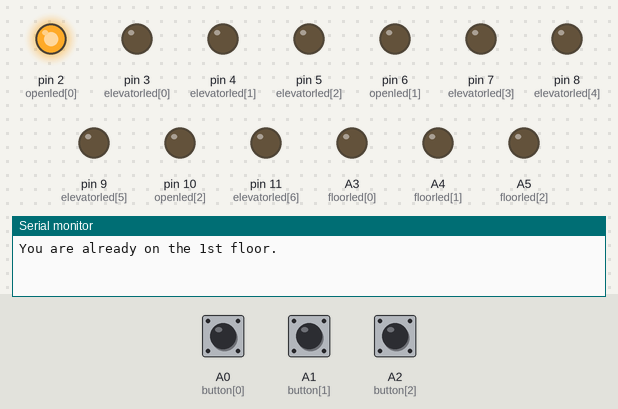
The sketch below on a simulated Arduino Uno, built with avr-gcc and run on an emulated ATmega328P. Parts: output pins drawn as LEDs (lit = HIGH), the last lines printed to the serial monitor. The inputs (shaded band) are chosen by the test bench; at power-on: A1 (button[1]) LOW, A0 (button[0]) LOW, A2 (button[2]) LOW.

Above: at 1.2 s.
1.3 s: A1 (button[1]) pulled HIGH for 0.15 s
At 2.1 s:
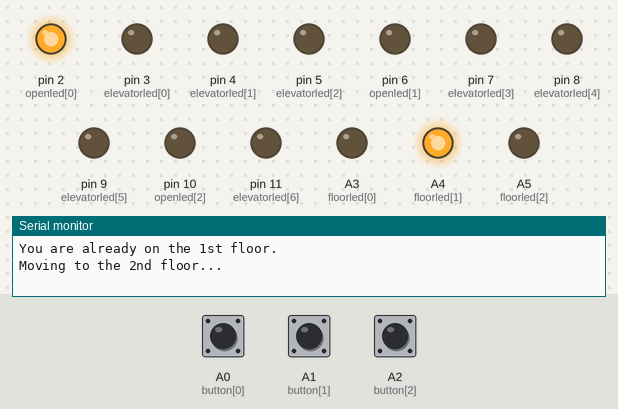
7.4 s: A0 (button[0]) pulled HIGH for 0.15 s
At 8.2 s:
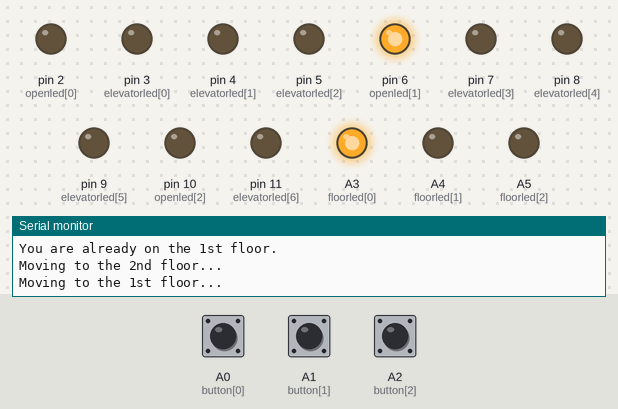
13.5 s: A2 (button[2]) pulled HIGH for 0.15 s
At 23.4 s:
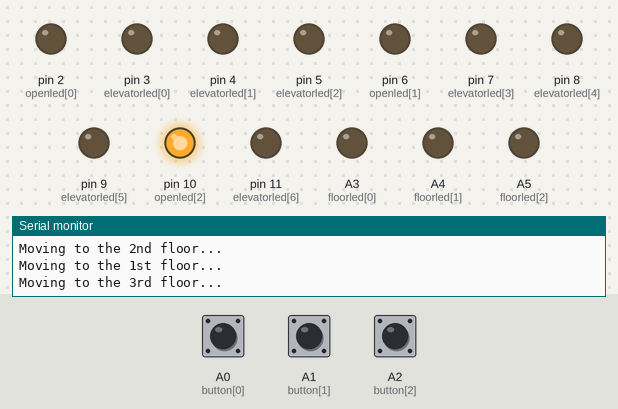
Timing chart, 0 to 24.9 s (numbered marks = the images above; inputs shaded):
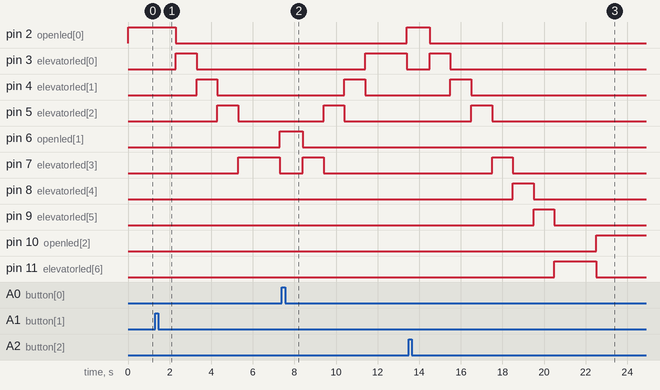

The sketch:

delayversion.ino
```cpp
int elevatorled[7] = {3,4,5,7,8,9,11}; //상승 하강을 표현하는 led
int openled[3] = {2,6,10};      //파란색 led를 문의 열림을 표현
int floorled[3] = {A3, A4, A5}; //초록색 led
int button[3] = {A0, A1, A2};
int currentFloor = 1;
int selectedFloor = 1;
bool buttonPressed = false;  // 버튼 눌림 감지용 flag
void setup()
{
  Serial.begin(9600);
  for(int i = 0; i < 3; i++)
  {
    pinMode(button[i], INPUT);
    pinMode(floorled[i], OUTPUT);
    pinMode(openled[i], OUTPUT);

  }
  for(int i = 0; i < 7; i++)
  {
    pinMode(elevatorled[i], OUTPUT);
  }
}

void loop()
{
  bottonPress(0);
  bottonPress(1);
  bottonPress(2);


  // 층 이동 처리
  switch (selectedFloor)
  {
    case 1:
      if (currentFloor != 1)
      {
        Serial.println("Moving to the 1st floor...");
        digitalWrite(floorled[0], HIGH);
        delay(1000);
        digitalWrite(openled[currentFloor-1], LOW);
        digitalWrite(floorled[currentFloor-1], LOW);
        if(currentFloor == 2)
        {
          for (int i = 3; i >= 0 ; i--)
          {
            digitalWrite(elevatorled[i], HIGH);
            delay(1000);
            if(i == 0)
            {
              digitalWrite(floorled[0], LOW);
              delay(1000);
            }
            digitalWrite(elevatorled[i], LOW);
          }
        }
        else if (currentFloor == 3)
        {
          for (int i = 6; i >= 0 ; i--)
          {
            digitalWrite(elevatorled[i], HIGH);
            delay(1000);
            if(i == 0)
            {
              digitalWrite(floorled[0], LOW);
              delay(1000);
            }
            digitalWrite(elevatorled[i], LOW);
          }
        }
        currentFloor = 1;
        digitalWrite(openled[0], HIGH);
      }
      else
      {
        digitalWrite(openled[0], HIGH);
        Serial.println("You are already on the 1st floor.");
      }
      selectedFloor = 0;
      break;

    case 2:
      if (currentFloor != 2)
      {
        Serial.println("Moving to the 2nd floor...");
        digitalWrite(floorled[1], HIGH);
        delay(1000);
        digitalWrite(openled[currentFloor-1], LOW);
        digitalWrite(floorled[currentFloor-1], LOW);
        if(currentFloor == 1)
        {
          for (int i = 0; i < 4; i++)
          {
            digitalWrite(elevatorled[i], HIGH);
            delay(1000);
            if(i == 3)
            {
              digitalWrite(floorled[1], LOW);
              delay(1000);
            }
            digitalWrite(elevatorled[i], LOW);
          }
        }
        else if (currentFloor == 3)
        {
          for (int i = 6; i > 2 ; i--)
          {
            digitalWrite(elevatorled[i], HIGH);
            delay(1000);
            if(i == 3)
            {
              digitalWrite(floorled[1], LOW);
              delay(1000);
            }
            digitalWrite(elevatorled[i], LOW);
          }
        }
        currentFloor = 2;
        digitalWrite(openled[1], HIGH);
      }
      else
      {
        Serial.println("You are already on the 2nd floor.");
      }
      selectedFloor = 0;
      break;

    case 3:
      if (currentFloor != 3)
      {
        Serial.println("Moving to the 3rd floor...");
        digitalWrite(floorled[2], HIGH);
        delay(1000);
        digitalWrite(openled[currentFloor-1], LOW);
        digitalWrite(floorled[currentFloor-1], LOW);
        if(currentFloor == 1)
        {
          for (int i = 0; i < 7; i++)
          {
            digitalWrite(elevatorled[i], HIGH);
            delay(1000);
            if(i == 6)
            {
              digitalWrite(floorled[2], LOW);
              delay(1000);
            }
            digitalWrite(elevatorled[i], LOW);
          }
        }
        else if (currentFloor == 2)
        {
          for (int i = 3; i < 7 ; i++)
          {
            digitalWrite(elevatorled[i], HIGH);
            delay(1000);
            if(i == 6)
            {
              digitalWrite(floorled[2], LOW);
              delay(1000);
            }
            digitalWrite(elevatorled[i], LOW);
          }
        }
        currentFloor = 3;
        digitalWrite(openled[2], HIGH);
      }
      else
      {
        Serial.println("You are already on the 3rd floor.");
      }
      selectedFloor = 0;
      break;
  }
}


void bottonPress(int i)
{
// 버튼 눌림 확인
  if (digitalRead(button[i]) == HIGH && !buttonPressed)
  {
    selectedFloor = i+1;
    buttonPressed = true;
  }

  // 버튼을 뗐을 때 flag 해제
  if (digitalRead(button[1]) == LOW && digitalRead(button[2]) == LOW && digitalRead(button[0]) == LOW)
  {
    buttonPressed = false;
  }
}
```

Measured:
- after the input at 1.3 s, pin 2 (openled[0]): HIGH → LOW after 1.0 s; pin 3 (elevatorled[0]): LOW → HIGH after 1.0 s, → LOW 1.0 s later; pin 4 (elevatorled[1]): LOW → HIGH after 2.0 s, → LOW 1.0 s later; pin 5 (elevatorled[2]): LOW → HIGH after 3.0 s, → LOW 1.0 s later; pin 6 (openled[1]): LOW → HIGH after 6.0 s
- after the input at 7.4 s, pin 2 (openled[0]): LOW → HIGH after 6.0 s; pin 3 (elevatorled[0]): LOW → HIGH after 4.0 s, → LOW 2.0 s later; pin 4 (elevatorled[1]): LOW → HIGH after 3.0 s, → LOW 1.0 s later; pin 5 (elevatorled[2]): LOW → HIGH after 2.0 s, → LOW 1.0 s later; pin 6 (openled[1]): HIGH → LOW after 1.0 s
- after the input at 13.5 s, pin 2 (openled[0]): HIGH → LOW after 1.0 s; pin 3 (elevatorled[0]): LOW → HIGH after 1.0 s, → LOW 1.0 s later; pin 4 (elevatorled[1]): LOW → HIGH after 2.0 s, → LOW 1.0 s later; pin 5 (elevatorled[2]): LOW → HIGH after 3.0 s, → LOW 1.0 s later; pin 7 (elevatorled[3]): LOW → HIGH after 4.0 s, → LOW 1.0 s later
